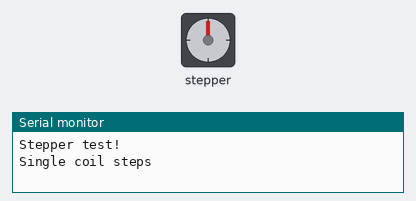
Bench run of a sketch on a simulated Arduino Uno, built with avr-gcc and run on an emulated ATmega328P. On the bench: stepper motor, the last lines printed to the serial monitor. Stepper angles assume 200 steps per turn.

Above: at 0.15 s.
At 10.46 s:
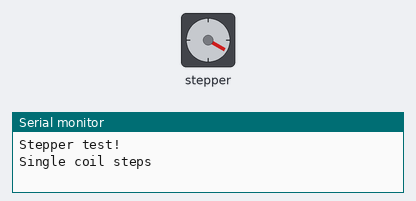
At 21.1 s:
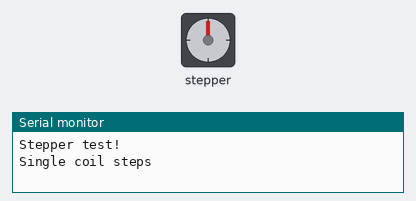
At 39.69 s:
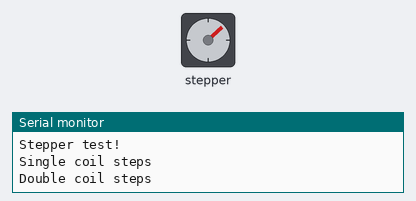
Timing chart, 0 to 40.0 s (numbered marks = the images above):
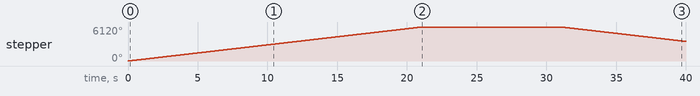

Measured:
- by itself, stepper: turns 6120° clockwise in 21.0 s, then 2594° counter-clockwise in 8.9 s

The sketch:

MotorCode.ino
```cpp
#include <AFMotor.h>
// Motor with 200 steps per rev (1.8 degree)
// to motor port #1 (M1 and M2)
AF_Stepper motor(200, 2);
void setup() {
  // set up Serial library at 9600 bps
  Serial.begin(9600);
  Serial.println("Stepper test!");
  motor.setSpeed(50); // 50 rpm
}
void loop() {
  Serial.println("Single coil steps");
  motor.step(200, FORWARD, DOUBLE);
  motor.step(200, FORWARD, DOUBLE);
  motor.step(200, FORWARD, DOUBLE);
  motor.step(200, FORWARD, DOUBLE);
  motor.step(200, FORWARD, DOUBLE);
  motor.step(200, FORWARD, DOUBLE);
  motor.step(200, FORWARD, DOUBLE);
  motor.step(200, FORWARD, DOUBLE);
  motor.step(200, FORWARD, DOUBLE);
  motor.step(200, FORWARD, DOUBLE);
  motor.step(200, FORWARD, DOUBLE);
  motor.step(200, FORWARD, DOUBLE);
  motor.step(200, FORWARD, DOUBLE);
  motor.step(200, FORWARD, DOUBLE);
  motor.step(200, FORWARD, DOUBLE);
  motor.step(200, FORWARD, DOUBLE);
  motor.step(200, FORWARD, DOUBLE);
delay(10000);
  Serial.println("Double coil steps");
  motor.step(200, BACKWARD, DOUBLE);
  motor.step(200, BACKWARD, DOUBLE);
  motor.step(200, BACKWARD, DOUBLE);
  motor.step(200, BACKWARD, DOUBLE);
  motor.step(200, BACKWARD, DOUBLE);
  motor.step(200, BACKWARD, DOUBLE);
  motor.step(200, BACKWARD, DOUBLE);
  motor.step(200, BACKWARD, DOUBLE);
  motor.step(200, BACKWARD, DOUBLE);
  motor.step(200, BACKWARD, DOUBLE);
  motor.step(200, BACKWARD, DOUBLE);
  motor.step(200, BACKWARD, DOUBLE);
  motor.step(200, BACKWARD, DOUBLE);
  motor.step(200, BACKWARD, DOUBLE);
delay(10000);
}
```
